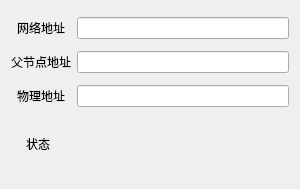
<?xml version="1.0" encoding="UTF-8"?>
<ui version="4.0">
 <class>Ipv6Secure</class>
 <widget class="QWidget" name="Secure">
  <property name="geometry">
   <rect>
    <x>0</x>
    <y>0</y>
    <width>300</width>
    <height>189</height>
   </rect>
  </property>
  <property name="windowTitle">
   <string>安防传感器状态</string>
  </property>
  <layout class="QGridLayout" name="gridLayout">
   <item row="0" column="0">
    <widget class="QLabel" name="label">
     <property name="text">
      <string>网络地址</string>
     </property>
     <property name="alignment">
      <set>Qt::AlignCenter</set>
     </property>
    </widget>
   </item>
   <item row="0" column="1">
    <widget class="QLineEdit" name="nwkAddrEdit"/>
   </item>
   <item row="1" column="0">
    <widget class="QLabel" name="label_2">
     <property name="text">
      <string>父节点地址</string>
     </property>
     <property name="alignment">
      <set>Qt::AlignCenter</set>
     </property>
    </widget>
   </item>
   <item row="1" column="1">
    <widget class="QLineEdit" name="parAddrEdit"/>
   </item>
   <item row="2" column="0">
    <widget class="QLabel" name="label_3">
     <property name="text">
      <string>物理地址</string>
     </property>
     <property name="alignment">
      <set>Qt::AlignCenter</set>
     </property>
    </widget>
   </item>
   <item row="2" column="1">
    <widget class="QLineEdit" name="hwAddrEdit"/>
   </item>
   <item row="3" column="0" colspan="2">
    <layout class="QHBoxLayout" name="horizontalLayout">
     <item>
      <spacer name="horizontalSpacer">
       <property name="orientation">
        <enum>Qt::Horizontal</enum>
       </property>
       <property name="sizeType">
        <enum>QSizePolicy::Fixed</enum>
       </property>
       <property name="sizeHint" stdset="0">
        <size>
         <width>15</width>
         <height>20</height>
        </size>
       </property>
      </spacer>
     </item>
     <item>
      <widget class="QLabel" name="label_4">
       <property name="sizePolicy">
        <sizepolicy hsizetype="Fixed" vsizetype="Fixed">
         <horstretch>0</horstretch>
         <verstretch>0</verstretch>
        </sizepolicy>
       </property>
       <property name="maximumSize">
        <size>
         <width>50</width>
         <height>50</height>
        </size>
       </property>
       <property name="text">
        <string>状态</string>
       </property>
       <property name="alignment">
        <set>Qt::AlignCenter</set>
       </property>
      </widget>
     </item>
     <item>
      <spacer name="horizontalSpacer_2">
       <property name="orientation">
        <enum>Qt::Horizontal</enum>
       </property>
       <property name="sizeType">
        <enum>QSizePolicy::Expanding</enum>
       </property>
       <property name="sizeHint" stdset="0">
        <size>
         <width>40</width>
         <height>20</height>
        </size>
       </property>
      </spacer>
     </item>
     <item>
      <widget class="QLabel" name="labelPic">
       <property name="sizePolicy">
        <sizepolicy hsizetype="Fixed" vsizetype="Fixed">
         <horstretch>0</horstretch>
         <verstretch>0</verstretch>
        </sizepolicy>
       </property>
       <property name="maximumSize">
        <size>
         <width>50</width>
         <height>50</height>
        </size>
       </property>
       <property name="text">
        <string/>
       </property>
      </widget>
     </item>
     <item>
      <spacer name="horizontalSpacer_3">
       <property name="orientation">
        <enum>Qt::Horizontal</enum>
       </property>
       <property name="sizeType">
        <enum>QSizePolicy::Expanding</enum>
       </property>
       <property name="sizeHint" stdset="0">
        <size>
         <width>40</width>
         <height>20</height>
        </size>
       </property>
      </spacer>
     </item>
    </layout>
   </item>
  </layout>
 </widget>
 <layoutdefault spacing="6" margin="11"/>
 <resources/>
 <connections/>
</ui>
